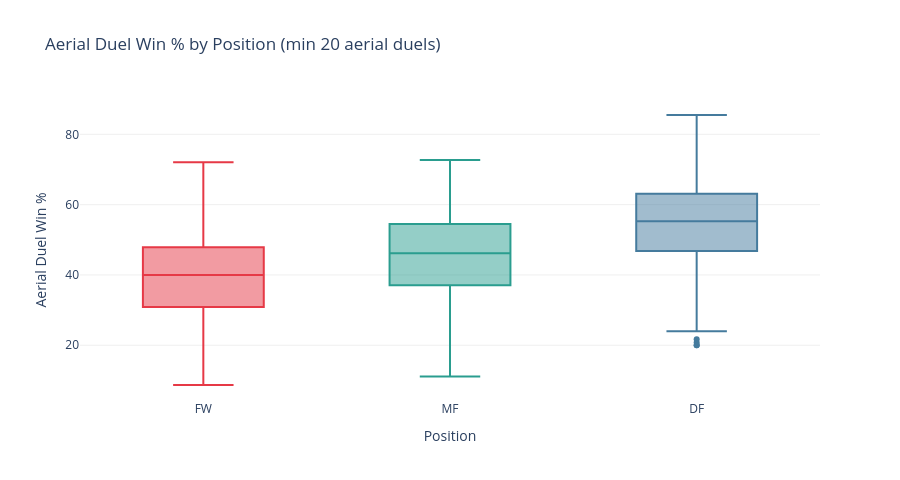

Notebook code for this chart:
### Code cell
# 5.4 Aerial Duel Win % by Position (min 20 aerial duels)
aerial_df = pos_df[(pos_df['aerial_duels_won'] + pos_df['aerial_duels_lost']) >= 20].copy()

fig = px.box(aerial_df, x='primary_position', y='aerial_duel_win_pct', color='primary_position',
             color_discrete_map=POSITION_COLORS,
             title='Aerial Duel Win % by Position (min 20 aerial duels)',
             labels={'aerial_duel_win_pct': 'Aerial Duel Win %', 'primary_position': 'Position'},
             points='outliers', category_orders={'primary_position': POSITION_ORDER})
fig.update_layout(height=480, showlegend=False, plot_bgcolor='white',
                  yaxis=dict(showgrid=True, gridcolor='#f0f0f0'))
fig.show()

### Figure 1 — Plotly figure (JSON) as saved in the notebook; plotly's stock layout.template omitted (floating-point values rounded to 4 significant figures; data arrays with more than 128 entries replaced by an {"elided": "..."} marker saying what was removed)
{"data": [{"alignmentgroup": "True", "boxpoints": "outliers", "hovertemplate": "Position=%{x}<br>Aerial Duel Win %=%{y}<extra></extra>", "legendgroup": "FW", "marker": {"color": "#e63946"}, "name": "FW", "notched": false, "offsetgroup": "FW", "orientation": "v", "showlegend": true, "type": "box", "x": {"elided": "290 str values"}, "x0": " ", "xaxis": "x", "y": {"elided": "290 float values"}, "y0": " ", "yaxis": "y"}, {"alignmentgroup": "True", "boxpoints": "outliers", "hovertemplate": "Position=%{x}<br>Aerial Duel Win %=%{y}<extra></extra>", "legendgroup": "MF", "marker": {"color": "#2a9d8f"}, "name": "MF", "notched": false, "offsetgroup": "MF", "orientation": "v", "showlegend": true, "type": "box", "x": {"elided": "404 str values"}, "x0": " ", "xaxis": "x", "y": {"elided": "404 float values"}, "y0": " ", "yaxis": "y"}, {"alignmentgroup": "True", "boxpoints": "outliers", "hovertemplate": "Position=%{x}<br>Aerial Duel Win %=%{y}<extra></extra>", "legendgroup": "DF", "marker": {"color": "#457b9d"}, "name": "DF", "notched": false, "offsetgroup": "DF", "orientation": "v", "showlegend": true, "type": "box", "x": {"elided": "582 str values"}, "x0": " ", "xaxis": "x", "y": {"elided": "582 float values"}, "y0": " ", "yaxis": "y"}], "layout": {"boxmode": "overlay", "height": 480, "legend": {"title": {"text": "Position"}, "tracegroupgap": 0}, "plot_bgcolor": "white", "showlegend": false, "title": {"text": "Aerial Duel Win % by Position (min 20 aerial duels)"}, "xaxis": {"anchor": "y", "categoryarray": ["FW", "MF", "DF"], "categoryorder": "array", "domain": [0, 1], "title": {"text": "Position"}}, "yaxis": {"anchor": "x", "domain": [0, 1], "gridcolor": "#f0f0f0", "showgrid": true, "title": {"text": "Aerial Duel Win %"}}}}
